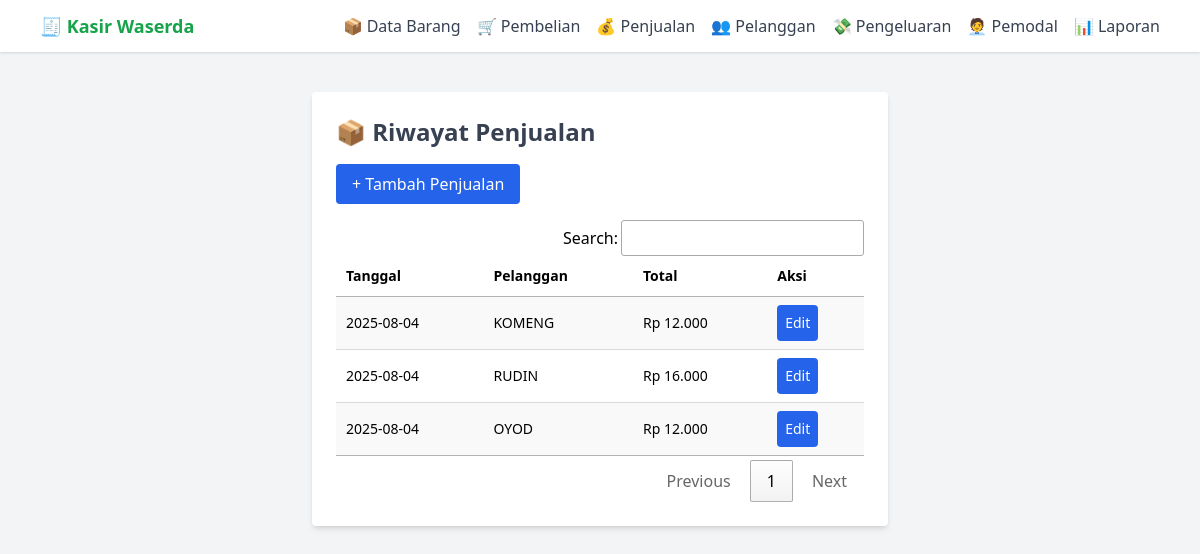
/penjualan, run on the app's committed database.
### tables this page shows
CREATE TABLE penjualan(id_penjualan TEXT, tanggal TEXT, id_pelanggan TEXT, id_barang TEXT, nama_barang TEXT, jumlah INTEGER, harga_jual INTEGER, total INTEGER, catatan TEXT, hpp_unit INTEGER, laba INTEGER);

CREATE TABLE pelanggan (
    id_pelanggan TEXT PRIMARY KEY,
    nama TEXT,
    wa TEXT
);

### app.py (the view, shortened to what this page needs)
@app.route("/", methods=["GET", "POST"])
@app.route("/penjualan", methods=["GET", "POST"])
def penjualan():
    import sqlite3
    from datetime import date
    conn = sqlite3.connect("pos.db")
    conn.row_factory = sqlite3.Row
    cur = conn.cursor()
    cur.execute("SELECT * FROM pelanggan")
    pelanggan_data = cur.fetchall()
    pelanggan_dict = {row["id_pelanggan"]: {"nama": row["nama"], "wa": row["wa"]} for row in pelanggan_data}
    cur.execute("SELECT * FROM barang")
    barang_data = cur.fetchall()
    barang_dict = {row["id_barang"]: row for row in barang_data}
    cur.execute("SELECT * FROM pembelian ORDER BY tanggal ASC")
    pembelian_data = cur.fetchall()
    def hitung_hpp_fifo(id_barang, jumlah_jual):
        stok = [(row["jumlah"], row["harga_beli"]) for row in pembelian_data if row["id_barang"] == id_barang]
        total_hpp = 0
        sisa = jumlah_jual
        for qty, harga in stok:
            ambil = min(sisa, qty)
            total_hpp += ambil * harga
            sisa -= ambil
            if sisa == 0:
                break
        if jumlah_jual == 0:
            return 0
        return round(total_hpp / jumlah_jual)
    now = datetime.today()
    bulan = f"{now.month:02d}"   # Format dua digit, misalnya '08'
    tahun = str(now.year)        # Misalnya '2025'
    cur.execute("""
        SELECT * FROM penjualan
        WHERE strftime('%m', tanggal) = ? AND strftime('%Y', tanggal) = ?
    """, (bulan, tahun))
    rows = cur.fetchall()
    transaksi_dict = {}
    for row in rows:
        id_trans = row["id_penjualan"]
        total = row["total"]
        if id_trans not in transaksi_dict:
            transaksi_dict[id_trans] = {
                "tanggal": row["tanggal"],
                "id_pelanggan": row["id_pelanggan"],
                "nama_pelanggan": pelanggan_dict.get(row["id_pelanggan"], {}).get("nama", "Tidak Dikenal"),
                "total": total
            }
        else:
            transaksi_dict[id_trans]["total"] += total
    return render_template("penjualan.html", transaksi=transaksi_dict)

### app.py (called while the page is built)
def format_rupiah(angka):
    return f"Rp {angka:,.0f}".replace(",", ".")

### templates/penjualan.html (shortened to what this page needs)
{% extends "base.html" %}
{% block content %}
<h2 class="text-2xl font-bold mb-4 text-gray-700">📦 Riwayat Penjualan</h2>
<a href="/penjualan?tambah=1" class="mb-4 inline-block bg-blue-600 text-white px-4 py-2 rounded hover:bg-blue-700">
    + Tambah Penjualan
</a>
<table id="tabelPenjualan" class="display w-full text-sm">
  <thead>
    <tr>
      <th>Tanggal</th>
      <th>Pelanggan</th>
      <th>Total</th>
      <th>Aksi</th>
    </tr>
  </thead>
  <tbody>
    {% for id_trans, t in transaksi.items() %}
    <tr onclick="window.location='?lihat={{ id_trans }}'" class="hover:bg-yellow-100 cursor-pointer">
      <td>{{ t.tanggal }}</td>
      <td>{{ t.nama_pelanggan }}</td>
      <td>{{ t.total | rupiah }}</td>
      <td>
        <a href="/penjualan?edit={{ id_trans }}" class="inline-block bg-blue-600 text-white px-2 py-2 rounded hover:bg-blue-700 hover:underline">Edit</a>
      </td>
    </tr>
    {% endfor %}
  </tbody>
</table>
{% endblock %}

### data on the page
penjualan: tanggal "2025-08-04", nama_pelanggan "KOMENG", total|rupiah "Rp 12.000"
penjualan: tanggal "2025-08-04", nama_pelanggan "RUDIN", total|rupiah "Rp 16.000"
penjualan: tanggal "2025-08-04", nama_pelanggan "OYOD", total|rupiah "Rp 12.000"
